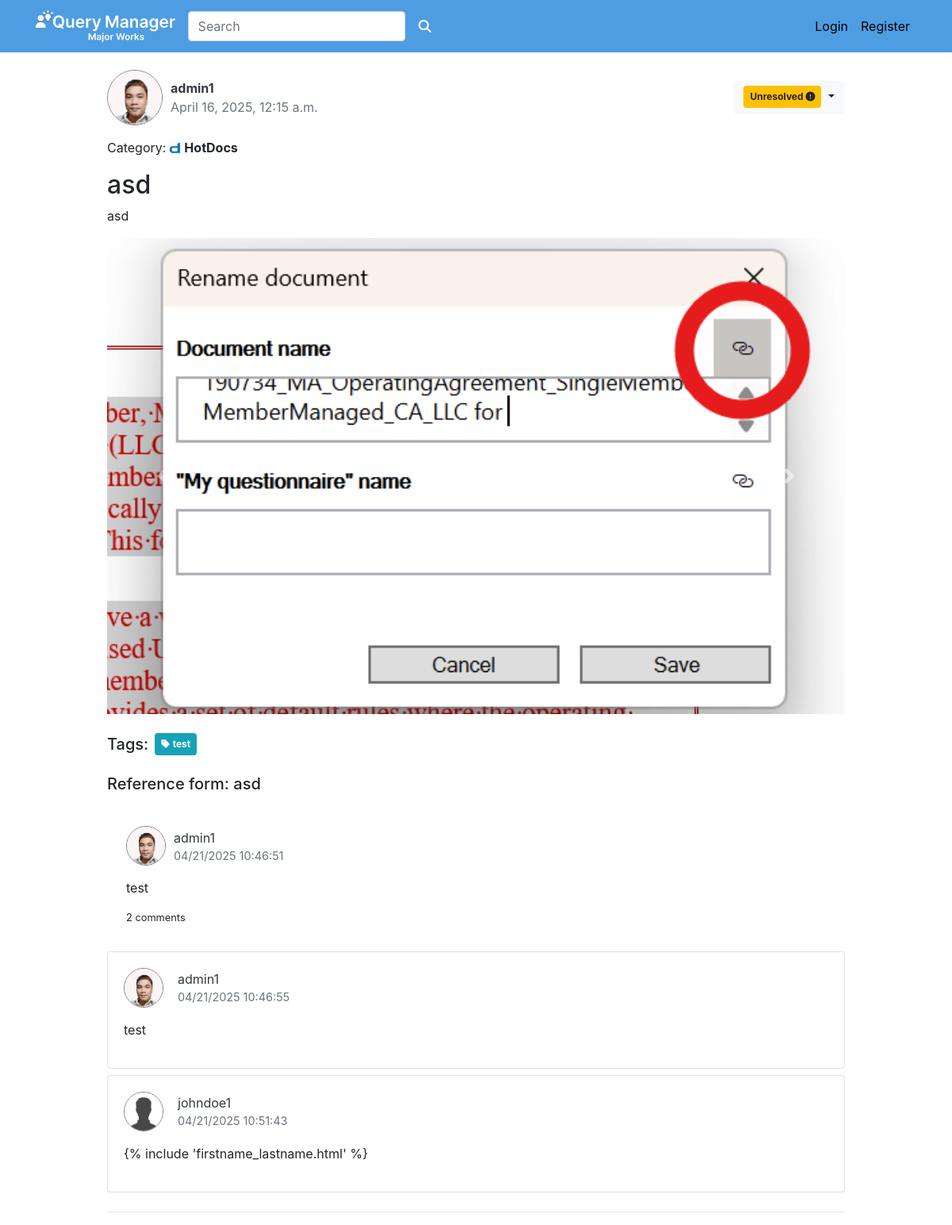
Page /QueryManager/detail/254/ on the committed database.
### main/models.py (models this page shows, shortened)
class Question(models.Model):
    user = models.ForeignKey(CustomUser, on_delete=models.CASCADE)
    category = models.CharField(max_length=50, blank=True, null=True) #Changes 14/2/2025
    issue = models.CharField(max_length=300)
    detail = models.TextField()
    status = models.BooleanField(default=False)
    referenceform = models.TextField(blank=True) #Changes
    tags = TaggableManager(blank=True) #Changes
    add_time = models.DateTimeField(auto_now_add=True)
    history = HistoricalRecords()

class CustomUser(AbstractUser):
    region = models.CharField(max_length=200)
    email = models.EmailField(blank=False, null=False)
    profile_picture = models.ImageField(upload_to='profile_pics/', blank=True, null=True)
    history = HistoricalRecords()

class QuestionAttachment(models.Model):
    question = models.ForeignKey(Question, related_name='attachments', on_delete=models.CASCADE)
    file = models.FileField(upload_to='attachments/')
    def is_image(self):
        return self.file.url.lower().endswith(('.png', '.jpg', '.jpeg', '.gif'))

class Answer(models.Model):
    question = models.ForeignKey(Question, on_delete=models.CASCADE)
    user = models.ForeignKey(CustomUser, on_delete=models.CASCADE)
    solution = models.TextField(default='')
    mark_solution = models.BooleanField(default=False) #Changes
    attachment = models.FileField(upload_to='attachments/', blank=True, null=True)
    add_time = models.DateTimeField(auto_now_add=True)
    history = HistoricalRecords()

class Comment(models.Model):
    answer = models.ForeignKey(Answer, on_delete=models.CASCADE)
    user = models.ForeignKey(CustomUser, on_delete=models.CASCADE, related_name='comment_user')
    comment = models.TextField(default='')
    add_time = models.DateTimeField(auto_now_add=True)
    history = HistoricalRecords()

### main/views.py (the view, shortened to what this page needs)
# urls.py: path('QueryManager/detail/<int:id>/', views.detail, name='detail'),
def detail(request, id):
    quest = get_object_or_404(Question, pk=id)
    tags = quest.tags.all()
    answers = Answer.objects.filter(question=quest).order_by('-add_time')
    answerform = AnswerForm()
    quest.attachments_reversed = quest.attachments.all().order_by('-id')
    for answer in answers:
        answer.attachments_reversed = answer.attachments.all().order_by('-id')
    return render(request, 'detail.html', {
        'quest': quest,
        'tags': tags,
        'answers': answers,
        'answerform': answerform
    })

### main/forms.py
class AnswerForm(ModelForm):
    class Meta:
        model = Answer
        fields = ('solution',)

### main/templates/detail.html (shortened to what this page needs)
{% extends 'base.html' %}
{% load static %}
{% load humanize %}
{% block content %}
<div class="container mt-4 pt-5" style="max-width: 960px;">
    <div class="d-flex justify-content-between align-items-center mt-3">
        <div class="d-flex align-items-center">
            {% if quest.user.profile_picture %}
                <img src="{{ quest.user.profile_picture.url }}" alt="{{ quest.user.username }}" class="rounded-circle question-profile">
            {% else %}
                <img src="{% static 'profile_pics/default2.jpg' %}" alt="Profile Picture" class="rounded-circle question-profile">
            {% endif %}
            <div class="d-flex flex-column align-items-start">
                <a href="#" class="text-dark font-weight-bold">{{ quest.user.username }}</a>
                <span class="text-muted">{{ quest.add_time|date:"F j, Y, g:i a" }}</span>
            </div>
        </div>
        <div class="ml-3 d-flex align-items-center">
            <div class="dropdown">
                <button class="btn btn-light dropdown-toggle" type="button" id="dropdownMenuButton_status" data-toggle="dropdown" aria-haspopup="true" aria-expanded="false">
                    <span id="dropdown-toggle" class="p-2 badge {% if quest.status %}badge-success{% else %}badge-warning{% endif %}">
                        {% if quest.status %}Resolved{% else %}Unresolved{% endif %}
                        <i class="fas {% if quest.status %}fa-check{% else %}fa-exclamation-circle{% endif %}"></i>
                    </span>
                </button>
            </div>
        </div>
    </div>
    <div class="d-flex align-items-center pt-3">
        <p class="mb-0">Category:</p>
        {% if quest.category == "HotDocs" %}
            <img class="logos mx-1" src="{% static 'logos/hd.png' %}">
        {% elif quest.category == "Document Drafter" %}
            <img class="logos mx-1" src="{% static 'logos/dd.png' %}">
        {% endif %}
        <strong>{{ quest.category }}</strong>
    </div>
    <div class="mt-3">
        <h2>{{ quest.issue }}</h2>
        <p id="quest-detail">{{ quest.detail }}</p>
    </div>
    {% if quest.attachments_reversed %}
        <div id="questionImageCarousel" class="carousel slide">
            {% with quest.attachments_reversed|length as total_images %}
                {% if total_images > 1 %}
                    <ol class="carousel-indicators">
                        {% for attachment in quest.attachments_reversed %}
                            {% if attachment.is_image %}
                                <li data-target="#questionImageCarousel" data-slide-to="{{ forloop.counter0 }}" {% if forloop.first %}class="active"{% endif %}></li>
                            {% endif %}
                        {% endfor %}
                    </ol>
                {% endif %}
                <div class="carousel-inner">
                    {% for attachment in quest.attachments_reversed %}
                        {% if attachment.is_image %}
                            <div class="carousel-item {% if forloop.first %}active{% endif %}">
                                <a href="{{ attachment.file.url }}" class="glightbox" data-glightbox="gallery{{ quest.id }}">
                                    <img src="{{ attachment.file.url }}" alt="Image Attachment" class="d-block w-100" style="max-height: 600px; object-fit: cover;">
                                </a>
                            </div>
                        {% endif %}
                    {% endfor %}
                </div>
                {% if total_images > 1 %}
                    <a class="carousel-control-prev" href="#questionImageCarousel" role="button" data-slide="prev">
                        <span class="carousel-control-prev-icon" aria-hidden="true"></span>
                    </a>
                    <a class="carousel-control-next" href="#questionImageCarousel" role="button" data-slide="next">
                        <span class="carousel-control-next-icon" aria-hidden="true"></span>
                    </a>
                {% endif %}
            {% endwith %}
        </div>
    {% endif %}
    <div class="mt-4 d-flex align-items-center">
        <span class="h5 mb-0 mr-2">Tags:</span>
        {% for tag in tags %}
            <span class="badge badge-info p-2 mr-2 d-inline-flex align-items-center">
                <i class="fas fa-tag mr-1"></i>
                <a href="{% url 'tag' tag.name %}" class="text-dark text-reset text-decoration-none">{{ tag.name }}</a>
            </span>
        {% endfor %}
    </div>
    {% if quest.referenceform %}
    <div class="mt-4">
        <span class="h5 mb-0 mr-2">Reference form: {{ quest.referenceform }}</span>
    </div>
    {% endif %}
    {% for answer in answers %}
    <div class="row">
        <div class="col-12">
            <div class="mt-3 p-4 {% if answer.mark_solution %}m-solution{% endif %}">
                <div class="d-flex align-items-center" id="answer-{{ answer.id }}">
                    <div class="d-flex align-items-center justify-content-between w-100">
                        {% if answer.user.profile_picture %}
                            <img src="{{ answer.user.profile_picture.url }}" alt="{{ answer.user.username }}" class="rounded-circle answer-profile">
                        {% else %}
                            <img src="{% static 'profile_pics/default2.jpg' %}" alt="Profile Picture" class="rounded-circle answer-profile">
                        {% endif %}
                        <div class="d-flex flex-column ms-2">
                            <a class="text-decoration-none text-dark" href="#">{{ answer.user.username }}</a>
                            <span class="text-muted" style="font-size: 0.9rem;">{{ answer.add_time|date:'m/d/Y h:i:s' }}</span>
                        </div>
                    </div>
                </div>
                <p class="mt-3" id="answer-solution">{{ answer.solution }}</p>
                <small class="d-flex align-items-center">
                    <p class="mb-0 d-flex align-items-center">
                        <span class="comment-count-{{ answer.id }}">{{ answer.comment_set.count }}</span>&nbsp;comments
                    </p>
                </small>
            </div>
            <div class="comment-wrapper-{{ answer.id }} mt-2">
                {% for comment in answer.comment_set.all %}
                <div class="card mb-2 comment-item comment-item-{{ answer.id }}">
                    <div class="card-body">
                        <div class="d-flex align-items-center justify-content-between">
                            {% if comment.user.profile_picture %}
                                <img src="{{ comment.user.profile_picture.url }}" alt="{{ comment.user.username }}" class="rounded-circle answer-profile">
                            {% else %}
                                <img src="{% static 'profile_pics/default2.jpg' %}" alt="Profile Picture" class="rounded-circle answer-profile">
                            {% endif %}
                            <div class="d-flex flex-column text-left flex-grow-1 ml-2">
                                <a class="text-decoration-none text-dark" href="#">{{ comment.user.username }}</a>
                                <span class="text-muted" style="font-size: 0.9rem;">{{ comment.add_time|date:'m/d/Y h:i:s' }}</span>
                            </div>
                        </div>
                        <p class="mt-3">{{ comment.comment }}</p>
                    </div>
                </div>
                {% endfor %}
            </div>
        </div>
    </div>
    <hr/>
    {% endfor %}
</div>
{% endblock %}

### main/static/custom.css (style rules this page uses)
.question-profile { width: 70px; height: 70px; margin-right: 10px; border: 1px solid grey; }
.answer-profile { width: 50px; height: 50px; margin-right: 10px; border: 1px solid grey; }
.logos { height: 15px; width: 15px; }

### rows in the picture
Question: user.profile_picture (picture), user.username "admin1", add_time "April 16, 2025, 12:15 a.m.", category "HotDocs", issue "asd", detail "asd", referenceform "asd"
QuestionAttachment: file (picture)
Tag: name "test"
Answer: user.profile_picture (picture), user.username "admin1", add_time "04/21/2025 10:46:51", solution "test", comment_set.count "2"
Comment: user.profile_picture (picture), user.username "admin1", add_time "04/21/2025 10:46:55", comment "test"
Comment: user.username "johndoe1", add_time "04/21/2025 10:51:43", comment "{% include 'firstname_lastname.html' %}"
